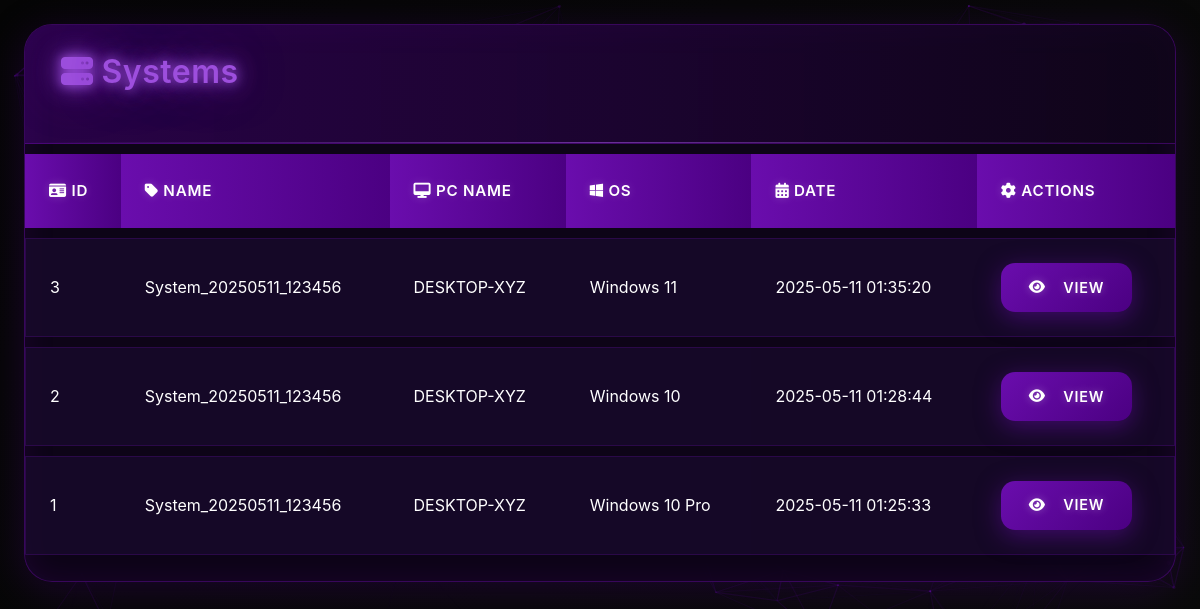
The page / on the database its author committed.
### tables this page shows
CREATE TABLE systems (
    id INTEGER PRIMARY KEY AUTOINCREMENT,
    name TEXT NOT NULL,
    pc_name TEXT NOT NULL,
    os_info TEXT NOT NULL,
    timestamp DATETIME DEFAULT CURRENT_TIMESTAMP
);

### app.py (the view)
@app.route('/')
def index():
    db = get_db()
    try:
        systems = db.execute('''
            SELECT id, name, pc_name, os_info,
                   strftime('%Y-%m-%d %H:%M:%S', timestamp) as timestamp
            FROM systems ORDER BY timestamp DESC
        ''').fetchall()
        return render_template('index.html', systems=systems)
    except Exception as e:
        app.logger.error(f"Database error: {e}")
        return render_template('index.html', systems=[])

### app.py (called while the page is built)
def get_db():
    if 'db' not in g:
        g.db = sqlite3.connect(app.config['DATABASE'])
        g.db.row_factory = sqlite3.Row
        g.db.execute("PRAGMA foreign_keys = ON")
    return g.db

### templates/index.html (shortened to what this page needs)
{% extends "base.html" %}
{% block content %}
<div class="glass-card mb-5" style="transform-style: preserve-3d; perspective: 1000px;">
    <div class="card-header">
        <h2 class="neon-text"><i class="fas fa-server me-2"></i>Systems</h2>
    </div>
    <div class="card-body">
        {% if not systems %}
        <div class="alert alert-warning">No systems found in database.</div>
        {% else %}
        <div class="table-responsive">
            <table class="table table-hover table-dark">
                <thead class="glow-header">
                    <tr>
                        <th><i class="fas fa-id-card"></i> ID</th>
                        <th><i class="fas fa-tag"></i> Name</th>
                        <th><i class="fas fa-desktop"></i> PC Name</th>
                        <th><i class="fab fa-windows"></i> OS</th>
                        <th><i class="fas fa-calendar-alt"></i> Date</th>
                        <th><i class="fas fa-cog"></i> Actions</th>
                    </tr>
                </thead>
                <tbody>
                    {% for system in systems %}
                    <tr class="hover-grow">
                        <td>{{ system['id'] }}</td>
                        <td>{{ system['name'] }}</td>
                        <td>{{ system['pc_name'] }}</td>
                        <td>{{ system['os_info'] }}</td>
                        <td>{{ system['timestamp'] }}</td>
                        <td>
                            <a href="{{ url_for('view_system', system_id=system['id']) }}"
                               class="btn btn-sm btn-primary btn-glow view-btn"
                               style="transform: translateZ(20px)">
                                <i class="fas fa-eye me-1"></i> View
                            </a>
                        </td>
                    </tr>
                    {% endfor %}
                </tbody>
            </table>
        </div>
        {% endif %}
    </div>
</div>
{% endblock %}

### templates/base.html (shortened to what this page needs)
<!DOCTYPE html>
<html lang="en">
<head>
    <link href="https://cdn.jsdelivr.net/npm/bootstrap@5.3.0/dist/css/bootstrap.min.css" rel="stylesheet">
    <link rel="stylesheet" href="https://cdnjs.cloudflare.com/ajax/libs/font-awesome/6.4.0/css/all.min.css">
    <link rel="stylesheet" href="{{ url_for('static', filename='css/style.css') }}">
</head>
<body class="cosmic-dark-theme">
    <div id="cosmic-bg" style="position: fixed; top: 0; left: 0; width: 100%; height: 100%; z-index: -2;"></div>
    <div id="particles-js" style="position: fixed; top: 0; left: 0; width: 100%; height: 100%; z-index: -1;"></div>
    <div class="container-fluid px-4 py-4">
        <div class="main-content">
            {% block content %}{% endblock %}
        </div>
    </div>
</body>
</html>

### static/css/style.css (style rules this page uses)
:root { --cosmic-black: #0a0a0a; --cosmic-void: #050505; --cosmic-obsidian: #121212; --cosmic-charcoal: #1e1e1e; --cosmic-purple: #6a0dad; --cosmic-deep-purple: #4b0082; --cosmic-neon: #9d4edd; --cosmic-accent: #c77dff; --cosmic-text: #f5f5f5; --cosmic-text-dim: #d0d0d0; --cosmic-text-secondary: #b388ff; --glass-bg: rgba(15, 5, 25, 0.92); --glass-border: rgba(109, 13, 173, 0.45); --glass-shadow: 0 8px 40px 0 rgba(74, 0, 130, 0.3); --neon-glow: 0 0 18px rgba(157, 78, 221, 0.8); --neon-text-glow: 0 0 12px var(--cosmic-neon), 0 0 24px var(--cosmic-neon), 0 0 48px var(--cosmic-deep-purple); --transition-smooth: all 0.4s cubic-bezier(0.16, 1, 0.3, 1); --transition-fast: all 0.2s ease-out; }
.cosmic-dark-theme { background: linear-gradient(135deg, var(--cosmic-void), var(--cosmic-black)); color: var(--cosmic-text); }
body { font-family: 'Inter', -apple-system, BlinkMacSystemFont, sans-serif; line-height: 1.7; text-rendering: optimizeLegibility; -webkit-font-smoothing: antialiased; overflow-x: hidden; background-attachment: fixed; }
h1, h2, h3, h4, h5, h6 { font-family: 'Inter', sans-serif; font-weight: 600; letter-spacing: 0.5px; color: var(--cosmic-text); text-shadow: 0 0 8px rgba(157, 78, 221, 0.4); margin-bottom: 1.5rem; }
.container-fluid { max-width: 1600px; padding: 2rem 3rem; }
.glass-card { background: var(--glass-bg); backdrop-filter: blur(20px) saturate(180%); -webkit-backdrop-filter: blur(20px) saturate(180%); border-radius: 28px; border: 1px solid var(--glass-border); box-shadow: var(--glass-shadow), inset 0 0 30px rgba(106, 13, 173, 0.15); transition: var(--transition-smooth); transform: translateZ(0); will-change: transform; overflow: hidden; position: relative; }
.glass-card::before { content: ''; position: absolute; top: 0; left: 0; right: 0; bottom: 0; background: radial-gradient(circle at 70% 20%, rgba(157, 78, 221, 0.15) 0%, transparent 70%); opacity: 0; transition: var(--transition-smooth); z-index: -1; }
.card-header { background: linear-gradient(to right, rgba(74, 0, 130, 0.45), rgba(15, 5, 25, 0.75)); border-bottom: 1px solid var(--glass-border); padding: 1.75rem 2.25rem; position: relative; }
.card-header::after { content: ''; position: absolute; bottom: 0; left: 0; right: 0; height: 1px; background: linear-gradient(to right, transparent, rgba(157, 78, 221, 0.6), transparent); }
.neon-text { color: var(--cosmic-neon); text-shadow: var(--neon-text-glow); animation: cosmic-pulse 4s infinite alternate; }
.table { color: var(--cosmic-text); background: transparent; border-collapse: separate; border-spacing: 0 10px; width: 100%; }
.table th { background: linear-gradient(to right, var(--cosmic-purple), var(--cosmic-deep-purple)); color: white; font-weight: 600; border: none; padding: 1.5rem; position: sticky; top: 0; z-index: 10; font-family: 'Inter', sans-serif; letter-spacing: 0.75px; text-transform: uppercase; font-size: 0.95rem; text-shadow: 0 0 10px rgba(255, 255, 255, 0.2); }
.table td { border: none; vertical-align: middle; padding: 1.5rem; background: rgba(25, 10, 45, 0.75); transition: var(--transition-smooth); position: relative; border-top: 1px solid rgba(106, 13, 173, 0.25); border-bottom: 1px solid rgba(106, 13, 173, 0.25); }
.table td:first-child { border-left: 1px solid rgba(106, 13, 173, 0.25); }
.table td:last-child { border-right: 1px solid rgba(106, 13, 173, 0.25); }
.btn { border-radius: 14px; font-weight: 600; padding: 0.85rem 1.75rem; transition: var(--transition-smooth); border: none; display: inline-flex; align-items: center; justify-content: center; gap: 0.85rem; position: relative; overflow: hidden; font-family: 'Inter', sans-serif; letter-spacing: 0.75px; text-transform: uppercase; font-size: 0.9rem; cursor: pointer; }
.btn::before { content: ''; position: absolute; top: 0; left: -100%; width: 100%; height: 100%; background: linear-gradient( 90deg, transparent, rgba(255, 255, 255, 0.25), transparent ); transition: all 0.8s ease; }
.btn-primary { background: linear-gradient(135deg, var(--cosmic-purple), var(--cosmic-deep-purple)); color: white; box-shadow: 0 6px 25px rgba(106, 13, 173, 0.5); text-shadow: 0 0 8px rgba(255, 255, 255, 0.3); }
@media (max-width: 1200px) { .container-fluid { padding: 1.75rem 2.5rem; } }

### rows shown on the page
systems: id "3", name "System_20250511_123456", pc_name "DESKTOP-XYZ", os_info "Windows 11", timestamp "2025-05-11 01:35:20"
systems: id "2", name "System_20250511_123456", pc_name "DESKTOP-XYZ", os_info "Windows 10", timestamp "2025-05-11 01:28:44"
systems: id "1", name "System_20250511_123456", pc_name "DESKTOP-XYZ", os_info "Windows 10 Pro", timestamp "2025-05-11 01:25:33"
